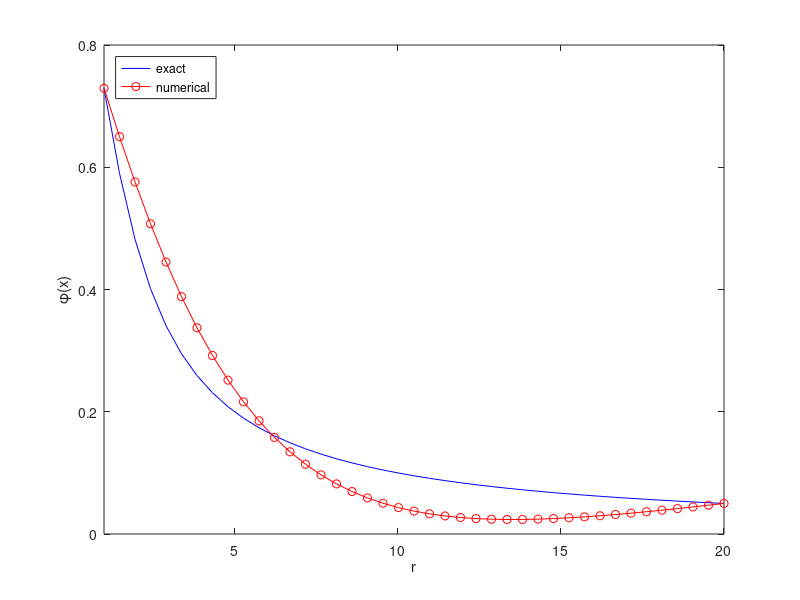

Write the MATLAB code that produced this figure.
clear all
close all

a = 1;
b = 20;
N = 40; % number of cells; N+1 is the number of grid points
L = b-a; % size of the domain
h = L/N; % grid spacing
r0 = 5.29;
x = linspace(a,b,N+1)'; % column vector of grid points

phi_f = @(x) (1./x)-(1+1./x).*exp(-2.*x);  % inline function for the exact solution
rho_f = @(x)-((4.*x.*exp(-2.*x./r0))./r0^3); % inline function for the exact right-hand-side
% rho_f = @(x)(8.*x.*exp((-2.*x).*(r0+x)./r0)./r0^4);

phi_exact = phi_f(x); % exact solution at the grid points

alpha = phi_f(a); % boundary condition
beta = phi_f(b); % boundary condition

rho = rho_f(x(2:N)); % exact rho at the grid points
rho(1) = rho(1) + alpha/h^2; % add boundary term
rho(N-1) = rho(N-1) + beta/h^2; % add boundary term

dA = diag( 2*ones(1,N-1) ); % diagonal matrix
dAp1 = diag( -1*ones(1,N-2), 1 ); % super-diagonal matrix
dAm1 = diag( -1*ones(1,N-2), -1 ); % sub-diagonal matrix
A = (dA + dAp1 + dAm1);
A = A/h^2;

eigv = eig(A); % for curiosity, we check the eigenvalues of A
phi = A\rho; % solving the linear system

solver_err = max( abs(A*phi - rho) );% Did the solver do his job?

phi_num = [alpha; phi; beta]; % enlarge the solution vector by the values at the boundary

plot(x,phi_exact,'b-',x,phi_num,'ro-');
xlim([a b]);
xlabel('r');
ylabel('\phi(x)');
legend('exact','numerical','location','northwest');